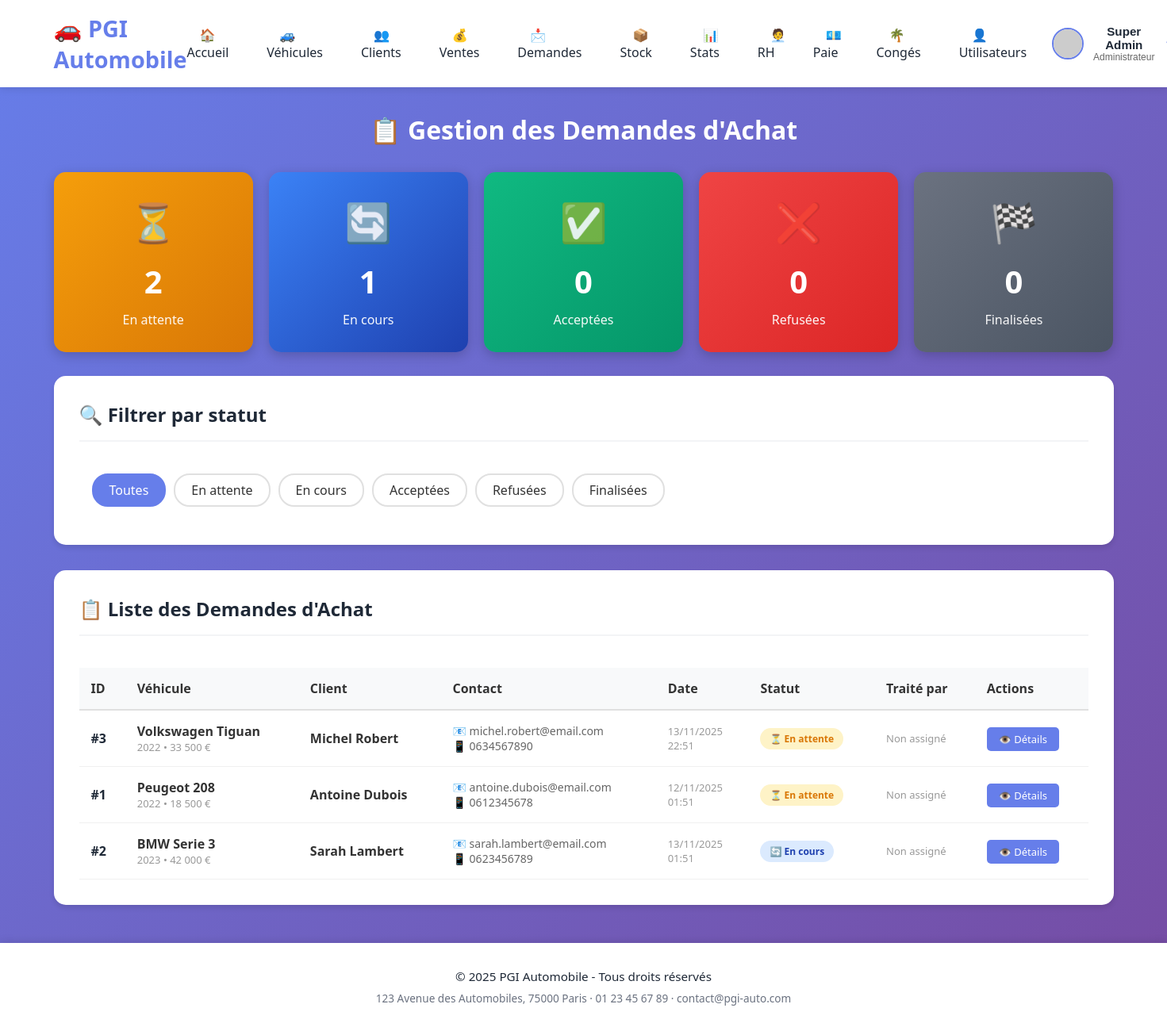
Screenshot of /modules/ventes/demandes-liste.php (signed in) with the database file from the repository.
### tables this page shows
CREATE TABLE IF NOT EXISTS demandes_achat (
                                              id INT PRIMARY KEY AUTO_INCREMENT,
                                              vehicule_id INT NOT NULL,
                                              client_id INT NULL,   
                                              nom VARCHAR(50) NOT NULL,
    prenom VARCHAR(50) NOT NULL,
    email VARCHAR(100) NOT NULL,
    telephone VARCHAR(20) NOT NULL,
    message TEXT,
    statut ENUM('en_attente', 'en_cours', 'acceptee', 'refusee', 'finalisee') DEFAULT 'en_attente',
    notes_gestionnaire TEXT,   
    traitee_par INT NULL,   
    date_traitement DATETIME NULL,
    created_at TIMESTAMP DEFAULT CURRENT_TIMESTAMP,
    updated_at TIMESTAMP DEFAULT CURRENT_TIMESTAMP ON UPDATE CURRENT_TIMESTAMP,
    FOREIGN KEY (vehicule_id) REFERENCES vehicules(id) ON DELETE CASCADE,
    FOREIGN KEY (client_id) REFERENCES utilisateurs(id) ON DELETE SET NULL,
    FOREIGN KEY (traitee_par) REFERENCES utilisateurs(id) ON DELETE SET NULL
    );

CREATE TABLE IF NOT EXISTS vehicules (
    id INT PRIMARY KEY AUTO_INCREMENT,
    marque VARCHAR(50) NOT NULL,
    modele VARCHAR(50) NOT NULL,
    annee INT NOT NULL,
    couleur VARCHAR(30),
    prix_achat DECIMAL(10,2),
    prix_vente DECIMAL(10,2),
    kilometrage INT,
    type_vehicule ENUM('berline', 'suv', 'sportive', 'utilitaire', 'citadine') DEFAULT 'berline',
    carburant ENUM('essence', 'diesel', 'electrique', 'hybride') DEFAULT 'essence',
    statut ENUM('stock', 'vendu', 'reserve') DEFAULT 'stock',
    date_arrivee DATE,
    immatriculation VARCHAR(20),
    image_url VARCHAR(255),
    created_at TIMESTAMP DEFAULT CURRENT_TIMESTAMP
);

### modules/ventes/demandes-liste.php (the view, shortened to what this page needs)
<?php
include '../../includes/header.php';
$filtre_statut = isset($_GET['statut']) ? $_GET['statut'] : '';
$query = "SELECT da.*, v.marque, v.modele, v.prix_vente, v.annee,
          u.nom as gestionnaire_nom, u.prenom as gestionnaire_prenom
          FROM demandes_achat da
          INNER JOIN vehicules v ON da.vehicule_id = v.id
          LEFT JOIN utilisateurs u ON da.traitee_par = u.id";
$query .= " ORDER BY
    CASE da.statut
        WHEN 'en_attente' THEN 1
        WHEN 'en_cours' THEN 2
        WHEN 'acceptee' THEN 3
        WHEN 'finalisee' THEN 4
        WHEN 'refusee' THEN 5
    END,
    da.created_at DESC";
if (!empty($filtre_statut)) {
    $stmt = $pdo->prepare($query);
    $stmt->execute([$filtre_statut]);
} else {
    $stmt = $pdo->query($query);
}
$demandes = $stmt->fetchAll();
$stats_query = "SELECT statut, COUNT(*) as count FROM demandes_achat GROUP BY statut";
$stats_result = $pdo->query($stats_query);
$stats = [];
while ($row = $stats_result->fetch()) {
    $stats[$row['statut']] = $row['count'];
}
?>
<h1 style="color: white; text-align: center; margin-bottom: 2rem;">
    📋 Gestion des Demandes d'Achat
</h1>
<div class="stats-grid">
    <div class="stat-card" style="background: linear-gradient(135deg, #f59e0b 0%, #d97706 100%);" data-filter="en_attente">
        <div class="stat-icon">⏳</div>
        <div class="stat-value"><?php echo isset($stats['en_attente']) ? $stats['en_attente'] : 0; ?></div>
        <div class="stat-label">En attente</div>
    </div>
    <div class="stat-card" style="background: linear-gradient(135deg, #3b82f6 0%, #1e40af 100%);" data-filter="en_cours">
        <div class="stat-icon">🔄</div>
        <div class="stat-value"><?php echo isset($stats['en_cours']) ? $stats['en_cours'] : 0; ?></div>
        <div class="stat-label">En cours</div>
    </div>
    <div class="stat-card" style="background: linear-gradient(135deg, #10b981 0%, #059669 100%);" data-filter="acceptee">
        <div class="stat-icon">✅</div>
        <div class="stat-value"><?php echo isset($stats['acceptee']) ? $stats['acceptee'] : 0; ?></div>
        <div class="stat-label">Acceptées</div>
    </div>
    <div class="stat-card" style="background: linear-gradient(135deg, #ef4444 0%, #dc2626 100%);" data-filter="refusee">
        <div class="stat-icon">❌</div>
        <div class="stat-value"><?php echo isset($stats['refusee']) ? $stats['refusee'] : 0; ?></div>
        <div class="stat-label">Refusées</div>
    </div>
    <div class="stat-card" style="background: linear-gradient(135deg, #6b7280 0%, #4b5563 100%);" data-filter="finalisee">
        <div class="stat-icon">🏁</div>
        <div class="stat-value"><?php echo isset($stats['finalisee']) ? $stats['finalisee'] : 0; ?></div>
        <div class="stat-label">Finalisées</div>
    </div>
</div>
<div class="card">
    <div class="card-header">
        <h2 class="card-title">🔍 Filtrer par statut</h2>
    </div>
    <div class="filter-buttons">
        <a href="demandes-liste.php" class="filter-btn <?php echo empty($filtre_statut) ? 'active' : ''; ?>">
            Toutes
        </a>
        <a href="?statut=en_attente" class="filter-btn <?php echo $filtre_statut === 'en_attente' ? 'active' : ''; ?>">
            En attente
        </a>
        <a href="?statut=en_cours" class="filter-btn <?php echo $filtre_statut === 'en_cours' ? 'active' : ''; ?>">
            En cours
        </a>
        <a href="?statut=acceptee" class="filter-btn <?php echo $filtre_statut === 'acceptee' ? 'active' : ''; ?>">
            Acceptées
        </a>
        <a href="?statut=refusee" class="filter-btn <?php echo $filtre_statut === 'refusee' ? 'active' : ''; ?>">
            Refusées
        </a>
        <a href="?statut=finalisee" class="filter-btn <?php echo $filtre_statut === 'finalisee' ? 'active' : ''; ?>">
            Finalisées
        </a>
    </div>
</div>
<div class="card">
    <div class="card-header">
        <h2 class="card-title">📋 Liste des Demandes d'Achat</h2>
    </div>
    <?php if (count($demandes) > 0): ?>
        <div class="table-responsive">
            <table>
                <thead>
                <tr>
                    <th>ID</th>
                    <th>Véhicule</th>
                    <th>Client</th>
                    <th>Contact</th>
                    <th>Date</th>
                    <th>Statut</th>
                    <th>Traité par</th>
                    <th>Actions</th>
                </tr>
                </thead>
                <tbody>
                <?php foreach ($demandes as $demande): ?>
                    <tr>
                        <td><strong>#<?php echo $demande['id']; ?></strong></td>
                        <td>
                            <div class="vehicule-info">
                                <?php echo htmlspecialchars($demande['marque'] . ' ' . $demande['modele']); ?>
                            </div>
                            <div class="date-info">
                                <?php echo $demande['annee']; ?> • <?php echo number_format($demande['prix_vente'], 0, ',', ' '); ?> €
                            </div>
                        </td>
                        <td>
                            <div class="vehicule-info">
                                <?php echo htmlspecialchars($demande['prenom'] . ' ' . $demande['nom']); ?>
                            </div>
                        </td>
                        <td>
                            <div class="client-info">
                                📧 <?php echo htmlspecialchars($demande['email']); ?><br>
                                📱 <?php echo htmlspecialchars($demande['telephone']); ?>
                            </div>
                        </td>
                        <td>
                            <div class="date-info">
                                <?php echo date('d/m/Y', strtotime($demande['created_at'])); ?><br>
                                <?php echo date('H:i', strtotime($demande['created_at'])); ?>
                            </div>
                        </td>
                        <td>
                                    <span class="badge badge-<?php echo $demande['statut']; ?>">
                                        <?php
                                        $statuts = [
                                            'en_attente' => '⏳ En attente',
                                            'en_cours' => '🔄 En cours',
                                            'acceptee' => '✅ Acceptée',
                                            'refusee' => '❌ Refusée',
                                            'finalisee' => '🏁 Finalisée'
                                        ];
                                        echo $statuts[$demande['statut']];
                                        ?>
                                    </span>
                        </td>
                        <td>
                            <?php if ($demande['gestionnaire_nom']): ?>
                                <div class="client-info">
                                    <?php echo htmlspecialchars($demande['gestionnaire_prenom'] . ' ' . $demande['gestionnaire_nom']); ?>
                                </div>
                            <?php else: ?>
                                <div class="date-info">Non assigné</div>
                            <?php endif; ?>
                        </td>
                        <td>
                            <a href="demandes-detail.php?id=<?php echo $demande['id']; ?>" class="action-btn">
                                👁️ Détails
                            </a>
                        </td>
                    </tr>
                <?php endforeach; ?>
                </tbody>
            </table>
        </div>
    <?php else: ?>
        <p style="text-align: center; color: #999; padding: 2rem;">Aucune demande avec ce filtre</p>
    <?php endif; ?>
</div>
<?php include '../../includes/footer.php'; ?>

### assets/css/style.css (style rules this page uses)
* { margin: 0; padding: 0; box-sizing: border-box; }
:root { --primary: #667eea; --primary-dark: #764ba2; --secondary: #4facfe; --success: #10b981; --danger: #ef4444; --warning: #f59e0b; --info: #17a2b8; --dark: #1f2937; --light: #f3f4f6; --white: #ffffff; --gradient-primary: linear-gradient(135deg, var(--primary) 0%, var(--primary-dark) 100%); --gradient-success: linear-gradient(135deg, #43e97b 0%, #38f9d7 100%); --gradient-info: linear-gradient(135deg, #4facfe 0%, #00f2fe 100%); --gradient-warning: linear-gradient(135deg, #fa709a 0%, #fee140 100%); --gray: #6b7280; --gray-light: #e5e7eb; --gray-dark: #374151; --text-primary: #333; --text-secondary: #666; --text-muted: #999; --border: #e0e0e0; --border-light: #f0f0f0; --border-dark: #ccc; --bg-light: #f8f9fa; --bg-white: #ffffff; }
body { font-family: 'Segoe UI', Tahoma, Geneva, Verdana, sans-serif; background: var(--gradient-primary); min-height: 100vh; color: var(--dark); }
.card { background: var(--white); border-radius: 15px; padding: 2rem; margin-bottom: 2rem; box-shadow: 0 4px 6px rgba(0,0,0,0.1); transition: transform 0.3s, box-shadow 0.3s; }
.card-header { display: flex; justify-content: space-between; align-items: center; margin-bottom: 1.5rem; padding-bottom: 1rem; border-bottom: 2px solid var(--light); }
.card-title { font-size: 1.5rem; color: var(--dark); display: flex; align-items: center; gap: 10px; }
.stats-grid { display: grid; grid-template-columns: repeat(auto-fit, minmax(250px, 1fr)); gap: 1.5rem; margin-bottom: 2rem; }
.stat-card { background: linear-gradient(135deg, var(--primary) 0%, var(--secondary) 100%); color: var(--white); padding: 2rem; border-radius: 15px; box-shadow: 0 4px 6px rgba(0,0,0,0.1); transition: transform 0.3s; }
.stat-icon { font-size: 3rem; margin-bottom: 1rem; opacity: 0.9; }
.stat-value { font-size: 2.5rem; font-weight: bold; margin-bottom: 0.5rem; }
.stat-label { font-size: 1rem; opacity: 0.9; }
.table-responsive { overflow-x: auto; }
table { width: 100%; border-collapse: collapse; margin-top: 1rem; }
thead { background: var(--primary); color: var(--white); }
th, td { padding: 1rem; text-align: left; border-bottom: 1px solid var(--light); }
tbody tr { transition: background 0.3s; }
.badge { display: inline-block; padding: 0.4rem 0.8rem; border-radius: 20px; font-size: 0.85rem; font-weight: 600; }
.card { animation: fadeIn 0.5s ease-out; }

### assets/css/demandes-liste.css (style rules this page uses)
.stats-grid { display: grid; grid-template-columns: repeat(auto-fit, minmax(200px, 1fr)); gap: 20px; margin-bottom: 30px; }
.stat-card { color: white; padding: 30px 20px; border-radius: 15px; box-shadow: 0 4px 15px rgba(0,0,0,0.2); cursor: pointer; transition: all 0.3s ease; text-align: center; }
.stat-icon { font-size: 3rem; margin-bottom: 15px; }
.stat-value { font-size: 2.5rem; font-weight: bold; margin-bottom: 10px; }
.stat-label { font-size: 1rem; opacity: 0.95; font-weight: 500; }
.filter-buttons { display: flex; gap: 10px; flex-wrap: wrap; padding: 1rem; }
.filter-btn { padding: 8px 20px; border: 2px solid var(--border); background: white; border-radius: 20px; cursor: pointer; transition: all 0.3s; text-decoration: none; color: var(--text-primary); font-weight: 500; }
.filter-btn.active { background: var(--primary); color: white; border-color: var(--primary); }
.table-responsive { overflow-x: auto; }
.table-responsive table { width: 100%; border-collapse: collapse; }
th { background: var(--bg-light); padding: 15px; text-align: left; font-weight: 600; color: var(--text-primary); border-bottom: 2px solid var(--border); }
td { padding: 15px; border-bottom: 1px solid var(--border-light); }
.badge { padding: 5px 12px; border-radius: 20px; font-size: 12px; font-weight: 600; }
.badge-en_attente { background: #fef3c7; color: #d97706; }
.badge-en_cours { background: #dbeafe; color: #1e40af; }
.action-btn { padding: 6px 15px; background: var(--primary); color: white; text-decoration: none; border-radius: 5px; font-size: 13px; transition: all 0.3s; }
.vehicule-info { font-weight: 600; color: var(--text-primary); }
.client-info { color: var(--text-secondary); font-size: 14px; }
.date-info { color: var(--text-muted); font-size: 13px; }

### rows the page displays
demandes_achat: id "3", vehicule.modele "Volkswagen Tiguan", vehicule.annee "2022", vehicule.prix_vente "33 500", prenom+nom "Michel Robert", email "michel.robert@email.com", telephone "0634567890", created_at "13/11/2025", created_at "22:51", statut "⏳ En attente"
demandes_achat: id "1", vehicule.modele "Peugeot 208", vehicule.annee "2022", vehicule.prix_vente "18 500", prenom+nom "Antoine Dubois", email "antoine.dubois@email.com", telephone "0612345678", created_at "12/11/2025", created_at "01:51", statut "⏳ En attente"
demandes_achat: id "2", vehicule.modele "BMW Serie 3", vehicule.annee "2023", vehicule.prix_vente "42 000", prenom+nom "Sarah Lambert", email "sarah.lambert@email.com", telephone "0623456789", created_at "13/11/2025", created_at "01:51", statut "🔄 En cours"

### other values shown
$appName "PGI Automobile"
$link['label'] "🏠 Accueil"
$link['label'] "🚙 Véhicules"
$link['label'] "👥 Clients"
$link['label'] "💰 Ventes"
$link['label'] "📩 Demandes"
$link['label'] "📦 Stock"
$link['label'] "📊 Stats"
$link['label'] "🧑‍💼 RH"
$link['label'] "💶 Paie"
$link['label'] "🌴 Congés"
$link['label'] "👤 Utilisateurs"
getFullName() "Super Admin"
getRoleLabel() "Administrateur"
$stats['en_attente'] "2"
